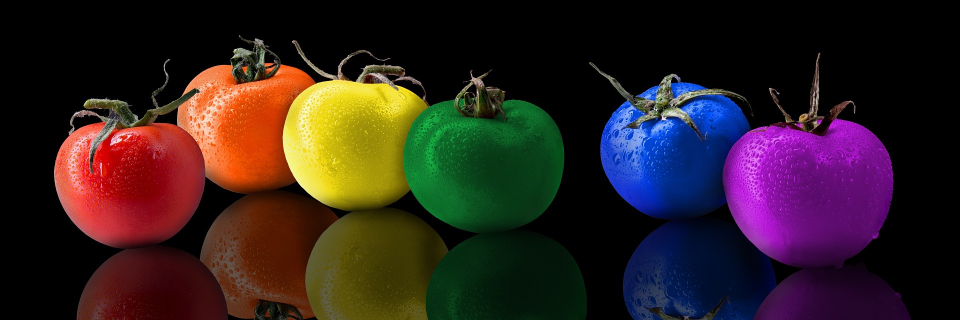
#> input picture OpenCV 2일차/실습/img/img10.jpg, 1920 x 640 px (shown at 1/2 size)
$ python opencv_25.py
#> lines starting #> are read from the running program, lines starting #| are printed output that depends on the picture; after the words box and inside, x2 and y2 are one past the last pixel; in counts of white or black regions, pixels touching at a corner belong together
# RED의 경우 Hue 영역이 떨어져서 존재하므로 두영역을 찾고 합침
import cv2
img_src = cv2.imread('img/img10.jpg', cv2.IMREAD_COLOR)
#> img_src is the input picture: shape (640, 1920, 3); mean B, G, R 31.7, 32.7, 48.2
img_src = cv2.resize(img_src, dsize=(1500, 300), interpolation=cv2.INTER_AREA)
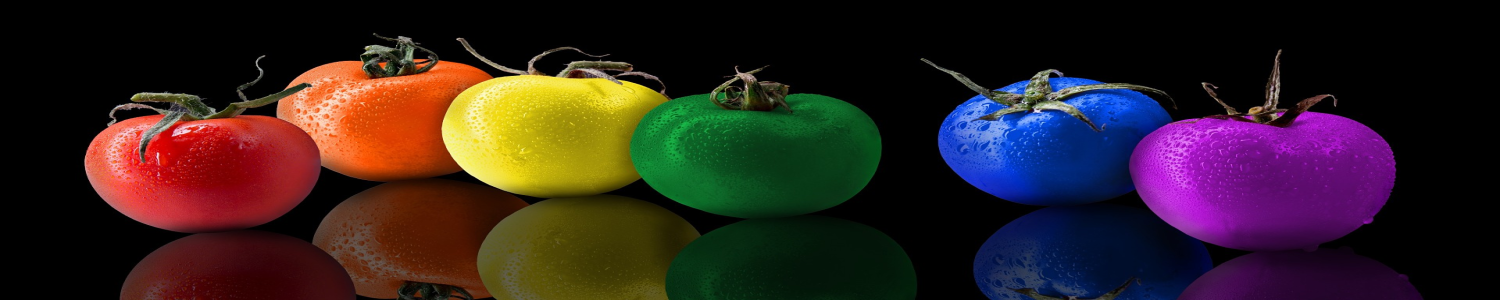
#> img_src: shape (300, 1500, 3); mean B, G, R 31.7, 32.7, 48.2

# 이미지를 BGR에서 HSV로 색변환
img_hsv = cv2.cvtColor(img_src, cv2.COLOR_BGR2HSV) # HSV
#> img_hsv: shape (300, 1500, 3); mean H, S, V 45.2, 124.3, 63.6

# HSV에서 RED는 2개의 영역이 존재
s_min = 50; s_max = 255
v_min = 50; v_max = 255

lower_red1 = (0, s_min, v_min)   # 자료형은 튜플형태로(H,S,V)
upper_red1 = (7, s_max, v_max)   # 자료형은 튜플형태로(H,S,V)

lower_red2 = (165, s_min, v_min) # 자료형은 튜플형태로(H,S,V)
upper_red2 = (180, s_max, v_max) # 자료형은 튜플형태로(H,S,V)

img_mask1 = cv2.inRange(img_hsv, lower_red1, upper_red1) # 빨강정보1(0~7) 추출
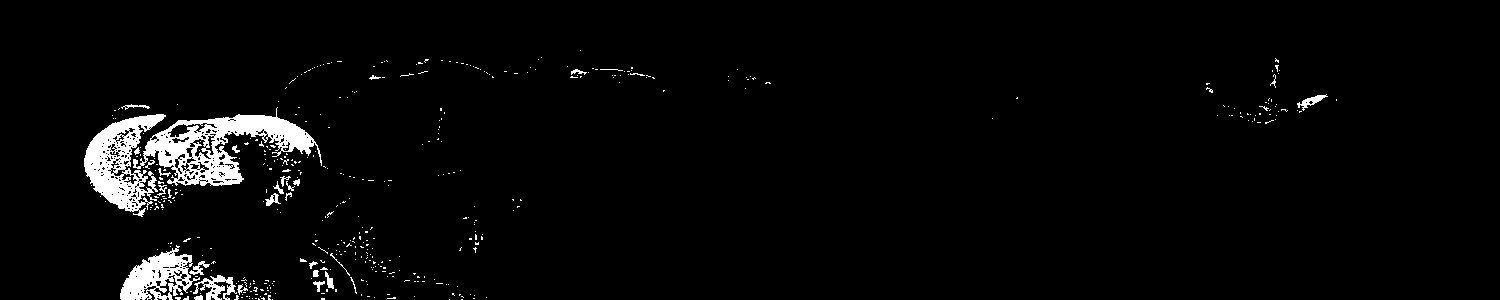
#> img_mask1: shape (300, 1500); 3.2% white; 443 white regions (411 under 20 px), largest, box (x1, y1, x2, y2) and area: (133, 107, 322, 186) 5470, (84, 114, 166, 217) 3824, (120, 245, 200, 300) 2188
img_mask2 = cv2.inRange(img_hsv, lower_red2, upper_red2) # 빨강정보2(165~180) 추출
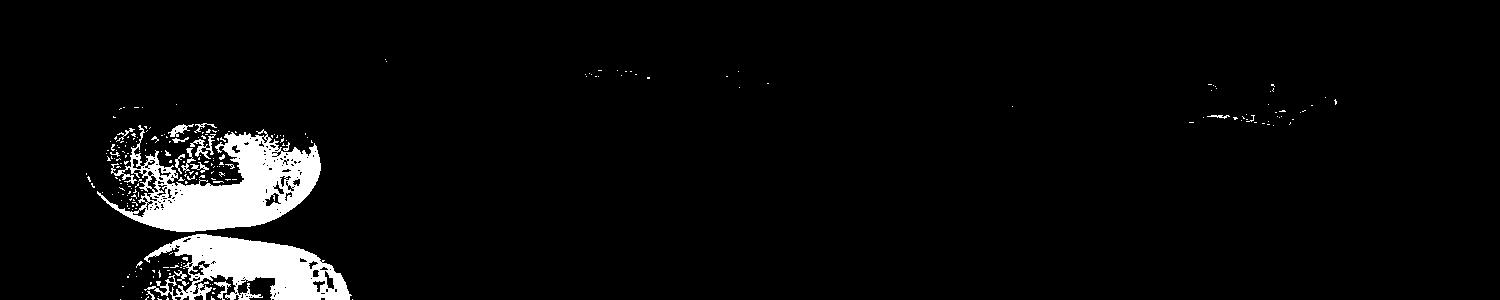
#> img_mask2: shape (300, 1500); 4.5% white; 237 white regions (218 under 20 px), largest, box (x1, y1, x2, y2) and area: (97, 125, 321, 232) 10674, (144, 234, 352, 300) 7473, (190, 134, 216, 159) 208
img_mask = cv2.addWeighted(img_mask1, 1.0, img_mask2, 1.0, 0.0)
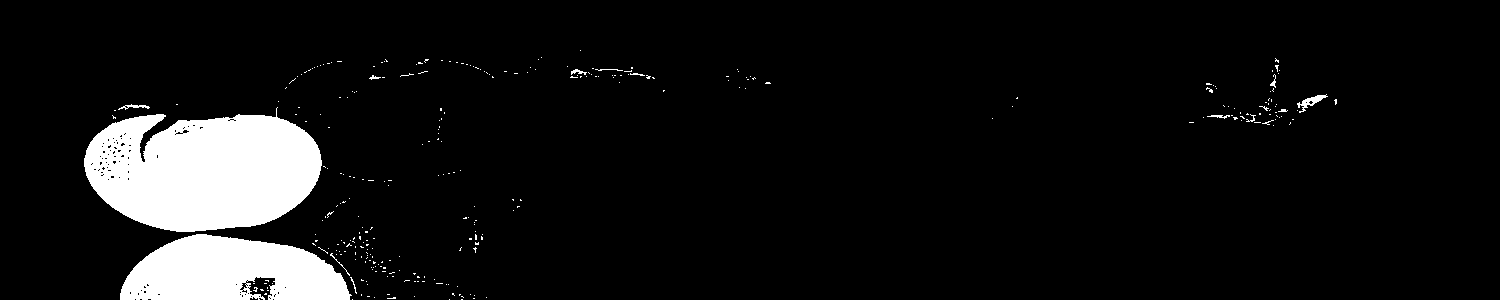
#> img_mask: shape (300, 1500); 7.7% white; 303 white regions (289 under 20 px), largest, box (x1, y1, x2, y2) and area: (84, 107, 322, 232) 22076, (120, 234, 352, 300) 11144, (1297, 94, 1328, 113) 184
# cv2.addWeighted() => 가중치 합, 평균 연산
# src1: (입력) 첫 번째 영상
# alpha: 첫 번째 영상 가중치
# src2: 두 번째 영상. src1과 같은 크기 & 같은 타입
# beta: 두 번째 영상 가중치
# gamma: 결과 영상에 추가적으로 더할 값
# dst: 가중치 합 결과 영상
# dtype: 출력 영상(dst)의 타입

img_dst = cv2.bitwise_and(img_src, img_src, mask=img_mask)
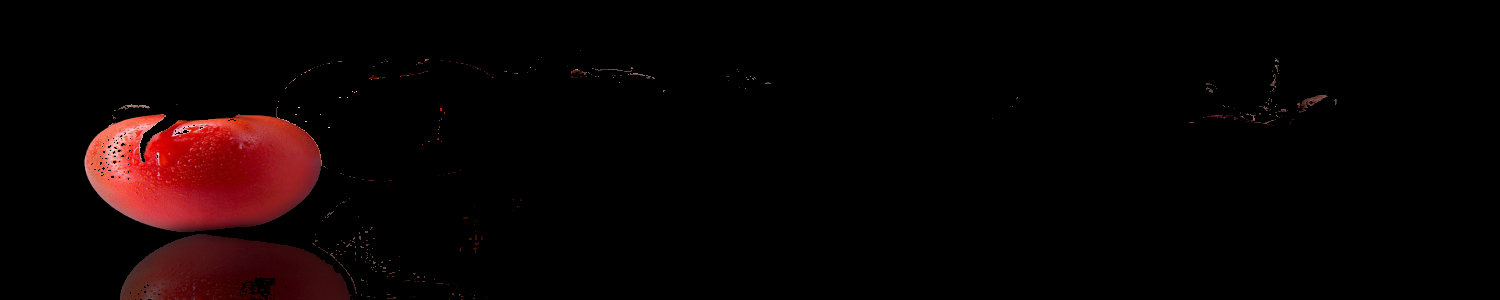
#> img_dst: shape (300, 1500, 3); mean B, G, R 2.8, 2.7, 10.7

img_maskS = cv2.merge((img_mask, img_mask, img_mask))

cont = cv2.vconcat([img_src, img_maskS])
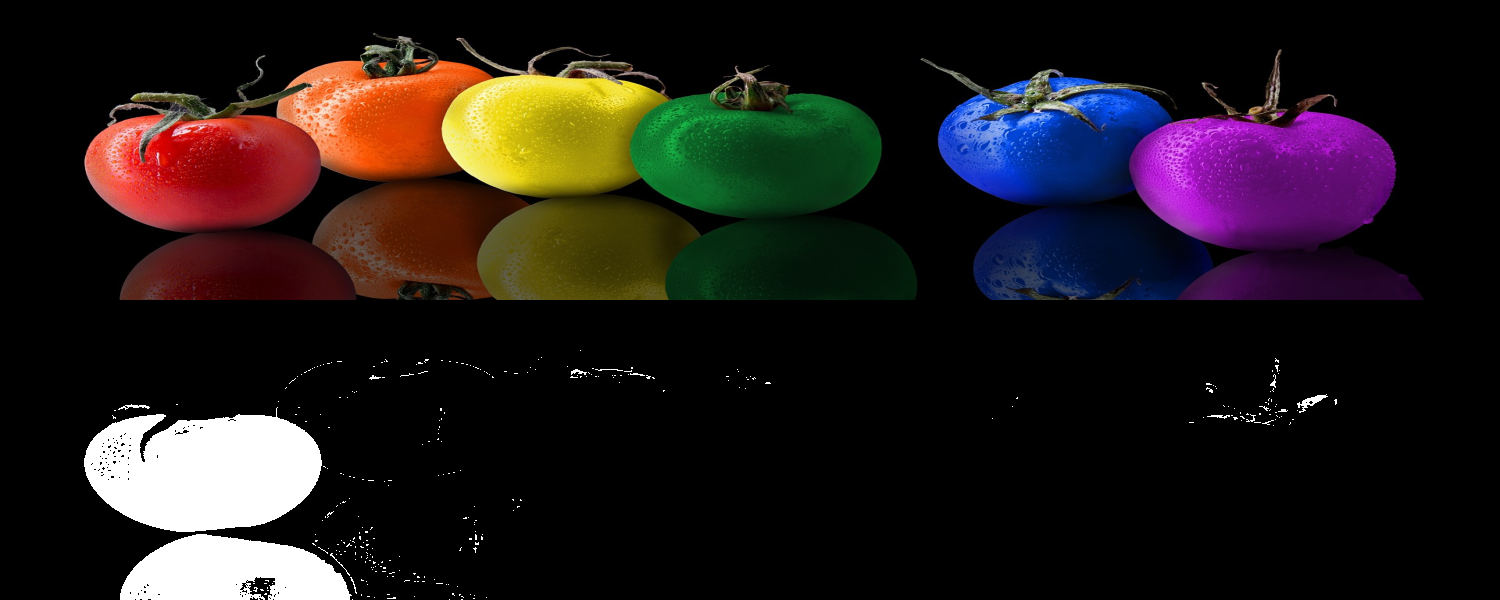
#> cont: shape (600, 1500, 3); mean B, G, R 25.7, 26.2, 33.9
cont1 = cv2.vconcat([cont, img_dst])
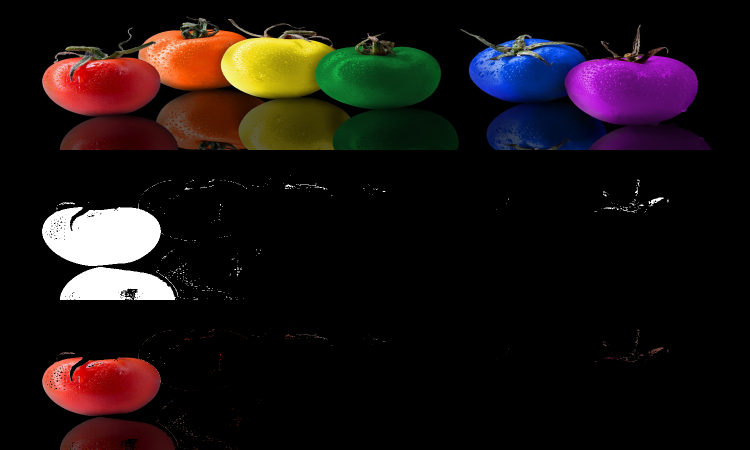
#> cont1: shape (900, 1500, 3) (shown at 1/2 size); mean B, G, R 18, 18.3, 26.2

cv2.imshow("img_red", cont1)

cv2.waitKey(0)
cv2.destroyAllWindows()

$ run again, with OpenCV 2일차/실습/img/img11.jpg copied over OpenCV 2일차/실습/img/img10.jpg
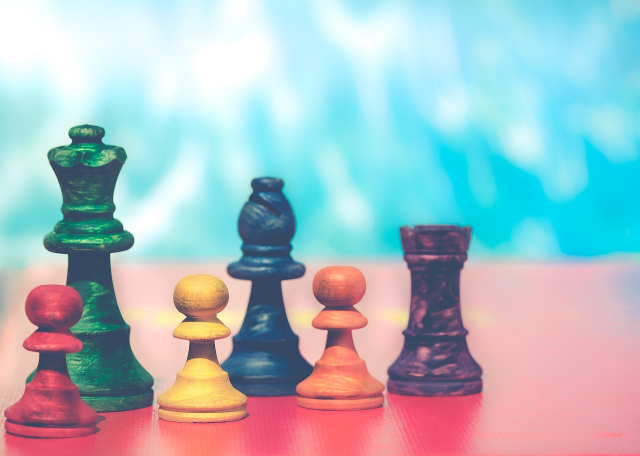
#> input picture OpenCV 2일차/실습/img/img11.jpg, 1280 x 912 px (shown at 1/2 size)
#> img_src is the input picture: shape (912, 1280, 3); mean B, G, R 194.7, 188, 168.8
#> img_src: shape (300, 1500, 3)
#> img_hsv: shape (300, 1500, 3); mean H, S, V 94.9, 96.5, 221.2
#> `img_mask1 = cv2.inRange(img_hsv, lower_red1, upper_red1)`:
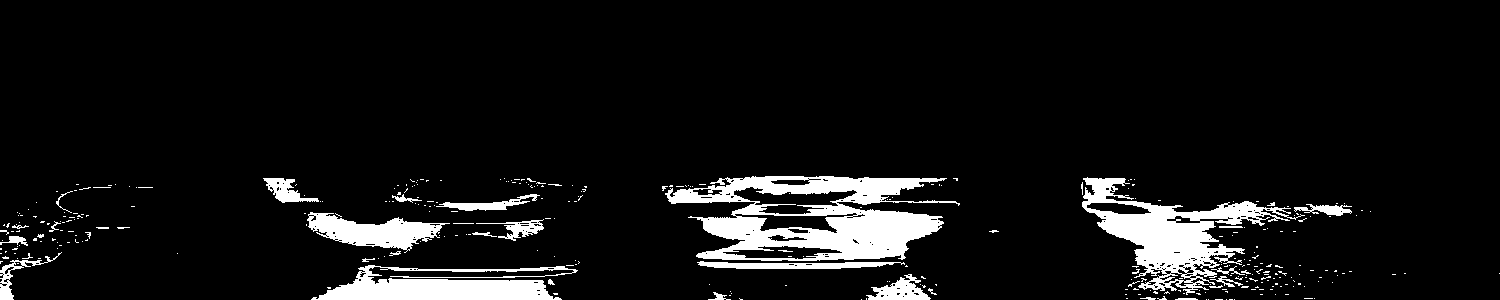
#> img_mask1: shape (300, 1500); 7.9% white; 343 white regions (311 under 20 px), largest, box (x1, y1, x2, y2) and area: (665, 176, 960, 261) 12582, (1082, 177, 1305, 295) 8213, (311, 265, 578, 300) 5279
#> img_mask2: shape (300, 1500); 15.4% white; 200 white regions (163 under 20 px), largest, box (x1, y1, x2, y2) and area: (368, 177, 1500, 300) 48725, (9, 244, 366, 300) 12285, (59, 187, 194, 215) 2649
#> img_mask: shape (300, 1500); 23.3% white; 195 white regions (170 under 20 px), largest, box (x1, y1, x2, y2) and area: (0, 176, 1500, 300) 93812, (307, 212, 544, 253) 3700, (56, 186, 194, 217) 2770
#> `cont1 = cv2.vconcat([cont, img_dst])`:
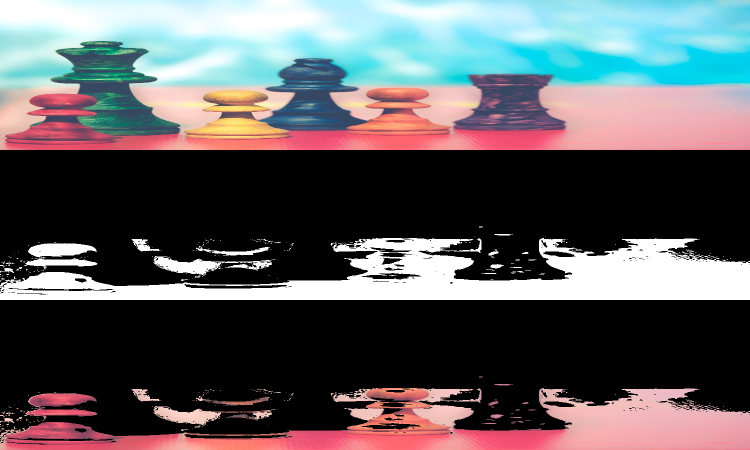
#> cont1: shape (900, 1500, 3) (shown at 1/2 size); mean B, G, R 96.2, 93.4, 94.1

$ run again, with OpenCV 2일차/실습/img/img3.jpg copied over OpenCV 2일차/실습/img/img10.jpg
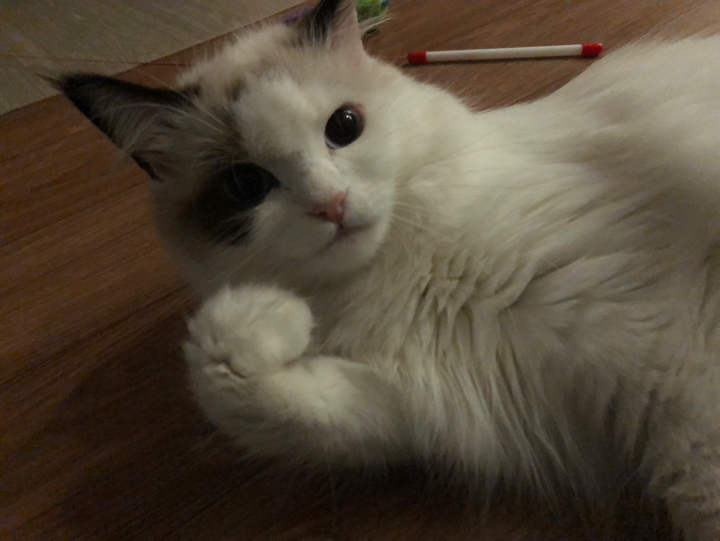
#> input picture OpenCV 2일차/실습/img/img3.jpg, 1440 x 1081 px (shown at 1/2 size)
#> img_src is the input picture: shape (1081, 1440, 3); mean B, G, R 57.9, 73.7, 84.8
#> img_src: shape (300, 1500, 3)
#> img_hsv: shape (300, 1500, 3); mean H, S, V 18.5, 99.2, 84.7
#> img_mask1: shape (300, 1500); 0.23% white; 71 white regions (64 under 20 px), largest, box (x1, y1, x2, y2) and area: (1211, 24, 1262, 33) 240, (833, 28, 894, 35) 236, (692, 113, 718, 131) 166
#> img_mask2: shape (300, 1500); 0.07% white; 9 white regions (6 under 20 px), largest, box (x1, y1, x2, y2) and area: (596, 5, 640, 13) 158, (1217, 26, 1251, 31) 87, (862, 29, 879, 31) 20
#> img_mask: shape (300, 1500); 0.3% white; 63 white regions (56 under 20 px), largest, box (x1, y1, x2, y2) and area: (1211, 24, 1262, 33) 336, (588, 4, 653, 14) 297, (833, 28, 894, 35) 265
#> `cont1 = cv2.vconcat([cont, img_dst])`:
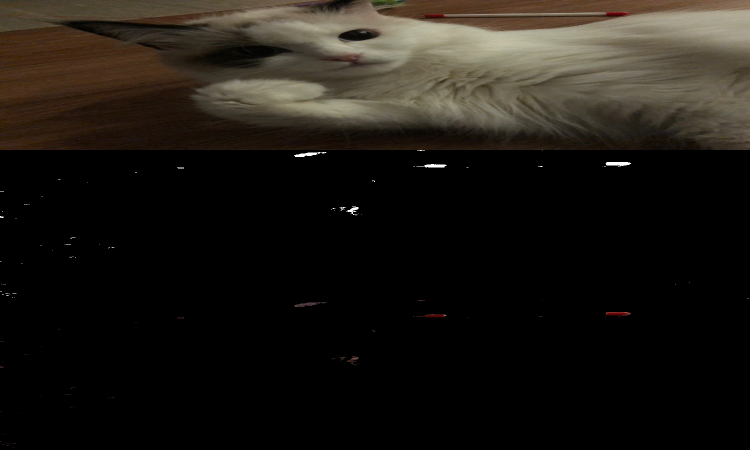
#> cont1: shape (900, 1500, 3) (shown at 1/2 size); mean B, G, R 19.5, 24.8, 28.6
